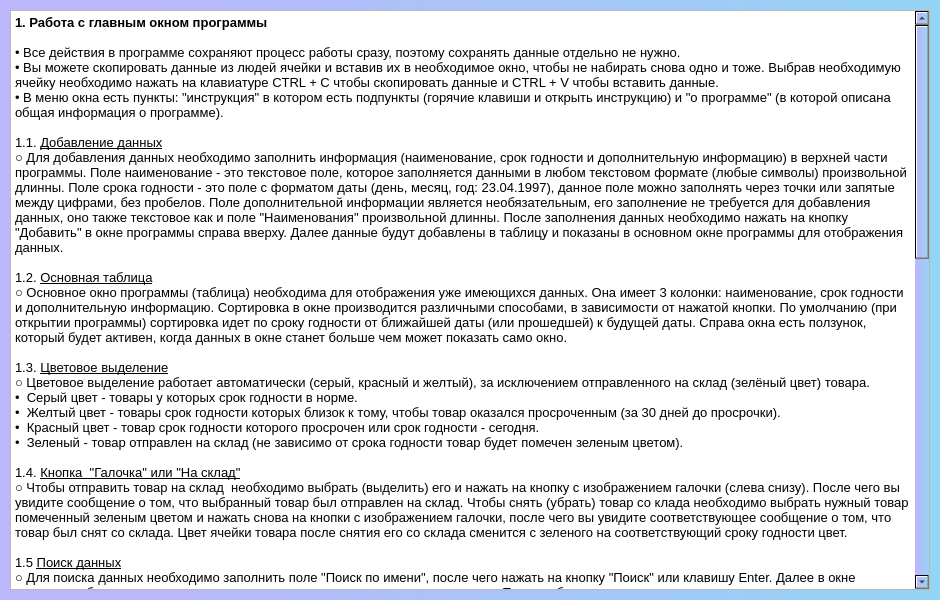
<?xml version="1.0" encoding="UTF-8"?>
<ui version="4.0">
 <class>Form</class>
 <widget class="QWidget" name="Form">
  <property name="geometry">
   <rect>
    <x>0</x>
    <y>0</y>
    <width>940</width>
    <height>600</height>
   </rect>
  </property>
  <property name="minimumSize">
   <size>
    <width>940</width>
    <height>600</height>
   </size>
  </property>
  <property name="maximumSize">
   <size>
    <width>940</width>
    <height>600</height>
   </size>
  </property>
  <property name="windowTitle">
   <string>Form</string>
  </property>
  <property name="styleSheet">
   <string notr="true">QWidget {
background-color: qlineargradient(spread:pad, x1:0, y1:0, x2:1, y2:0, stop:0.142045 rgba(187, 183, 250, 255), stop:1 rgba(148, 212, 245, 255));
}</string>
  </property>
  <widget class="QTextEdit" name="textEdit">
   <property name="geometry">
    <rect>
     <x>10</x>
     <y>10</y>
     <width>920</width>
     <height>580</height>
    </rect>
   </property>
   <property name="minimumSize">
    <size>
     <width>920</width>
     <height>580</height>
    </size>
   </property>
   <property name="maximumSize">
    <size>
     <width>920</width>
     <height>580</height>
    </size>
   </property>
   <property name="styleSheet">
    <string notr="true">background-color:none;</string>
   </property>
   <property name="html">
    <string>&lt;!DOCTYPE HTML PUBLIC &quot;-//W3C//DTD HTML 4.0//EN&quot; &quot;http://www.w3.org/TR/REC-html40/strict.dtd&quot;&gt;
&lt;html&gt;&lt;head&gt;&lt;meta name=&quot;qrichtext&quot; content=&quot;1&quot; /&gt;&lt;style type=&quot;text/css&quot;&gt;
p, li { white-space: pre-wrap; }
&lt;/style&gt;&lt;/head&gt;&lt;body style=&quot; font-family:'MS Shell Dlg 2'; font-size:8.25pt; font-weight:400; font-style:normal;&quot;&gt;
&lt;p style=&quot; margin-top:0px; margin-bottom:0px; margin-left:0px; margin-right:0px; -qt-block-indent:0; text-indent:0px;&quot;&gt;&lt;span style=&quot; font-size:10pt; font-weight:600;&quot;&gt;1. Работа с главным окном программы&lt;/span&gt;&lt;/p&gt;
&lt;p style=&quot;-qt-paragraph-type:empty; margin-top:0px; margin-bottom:0px; margin-left:0px; margin-right:0px; -qt-block-indent:0; text-indent:0px; font-size:10pt; font-weight:600;&quot;&gt;&lt;br /&gt;&lt;/p&gt;
&lt;p style=&quot; margin-top:0px; margin-bottom:0px; margin-left:0px; margin-right:0px; -qt-block-indent:0; text-indent:0px;&quot;&gt;&lt;span style=&quot; font-size:10pt;&quot;&gt;• Все действия в программе сохраняют процесс работы сразу, поэтому сохранять данные отдельно не нужно.&lt;/span&gt;&lt;/p&gt;
&lt;p style=&quot; margin-top:0px; margin-bottom:0px; margin-left:0px; margin-right:0px; -qt-block-indent:0; text-indent:0px;&quot;&gt;&lt;span style=&quot; font-size:10pt;&quot;&gt;• Вы можете скопировать данные из людей ячейки и вставив их в необходимое окно, чтобы не набирать снова одно и тоже. Выбрав необходимую ячейку необходимо нажать на клавиатуре CTRL + C чтобы скопировать данные и CTRL + V чтобы вставить данные.&lt;/span&gt;&lt;/p&gt;
&lt;p style=&quot; margin-top:0px; margin-bottom:0px; margin-left:0px; margin-right:0px; -qt-block-indent:0; text-indent:0px;&quot;&gt;&lt;span style=&quot; font-size:10pt;&quot;&gt;• В меню окна есть пункты: &amp;quot;инструкция&amp;quot; в котором есть подпункты (горячие клавиши и открыть инструкцию) и &amp;quot;о программе&amp;quot; (в которой описана общая информация о программе).&lt;/span&gt;&lt;/p&gt;
&lt;p style=&quot;-qt-paragraph-type:empty; margin-top:0px; margin-bottom:0px; margin-left:0px; margin-right:0px; -qt-block-indent:0; text-indent:0px; font-size:10pt;&quot;&gt;&lt;br /&gt;&lt;/p&gt;
&lt;p style=&quot; margin-top:0px; margin-bottom:0px; margin-left:0px; margin-right:0px; -qt-block-indent:0; text-indent:0px;&quot;&gt;&lt;span style=&quot; font-size:10pt;&quot;&gt;1.1. &lt;/span&gt;&lt;span style=&quot; font-size:10pt; text-decoration: underline;&quot;&gt;Добавление данных&lt;/span&gt;&lt;/p&gt;
&lt;p style=&quot; margin-top:0px; margin-bottom:0px; margin-left:0px; margin-right:0px; -qt-block-indent:0; text-indent:0px;&quot;&gt;&lt;span style=&quot; font-size:10pt;&quot;&gt;○ Для добавления данных необходимо заполнить информация (наименование, срок годности и дополнительную информацию) в верхней части программы. Поле наименование - это текстовое поле, которое заполняется данными в любом текстовом формате (любые символы) произвольной длинны. Поле срока годности - это поле с форматом даты (день, месяц, год: 23.04.1997), данное поле можно заполнять через точки или запятые между цифрами, без пробелов. Поле дополнительной информации является необязательным, его заполнение не требуется для добавления данных, оно также текстовое как и поле &amp;quot;Наименования&amp;quot; произвольной длинны. После заполнения данных необходимо нажать на кнопку &amp;quot;Добавить&amp;quot; в окне программы справа вверху. Далее данные будут добавлены в таблицу и показаны в основном окне программы для отображения данных. &lt;/span&gt;&lt;/p&gt;
&lt;p style=&quot;-qt-paragraph-type:empty; margin-top:0px; margin-bottom:0px; margin-left:0px; margin-right:0px; -qt-block-indent:0; text-indent:0px; font-size:10pt;&quot;&gt;&lt;br /&gt;&lt;/p&gt;
&lt;p style=&quot; margin-top:0px; margin-bottom:0px; margin-left:0px; margin-right:0px; -qt-block-indent:0; text-indent:0px;&quot;&gt;&lt;span style=&quot; font-size:10pt;&quot;&gt;1.2. &lt;/span&gt;&lt;span style=&quot; font-size:10pt; text-decoration: underline;&quot;&gt;Основная таблица&lt;/span&gt;&lt;/p&gt;
&lt;p style=&quot; margin-top:0px; margin-bottom:0px; margin-left:0px; margin-right:0px; -qt-block-indent:0; text-indent:0px;&quot;&gt;&lt;span style=&quot; font-size:10pt;&quot;&gt;○ Основное окно программы (таблица) необходима для отображения уже имеющихся данных. Она имеет 3 колонки: наименование, срок годности и дополнительную информацию. Сортировка в окне производится различными способами, в зависимости от нажатой кнопки. По умолчанию (при открытии программы) сортировка идет по сроку годности от ближайшей даты (или прошедшей) к будущей даты. Справа окна есть ползунок, который будет активен, когда данных в окне станет больше чем может показать само окно. &lt;/span&gt;&lt;/p&gt;
&lt;p style=&quot;-qt-paragraph-type:empty; margin-top:0px; margin-bottom:0px; margin-left:0px; margin-right:0px; -qt-block-indent:0; text-indent:0px; font-size:10pt;&quot;&gt;&lt;br /&gt;&lt;/p&gt;
&lt;p style=&quot; margin-top:0px; margin-bottom:0px; margin-left:0px; margin-right:0px; -qt-block-indent:0; text-indent:0px;&quot;&gt;&lt;span style=&quot; font-size:10pt;&quot;&gt;1.3. &lt;/span&gt;&lt;span style=&quot; font-size:10pt; text-decoration: underline;&quot;&gt;Цветовое выделение&lt;/span&gt;&lt;/p&gt;
&lt;p style=&quot; margin-top:0px; margin-bottom:0px; margin-left:0px; margin-right:0px; -qt-block-indent:0; text-indent:0px;&quot;&gt;&lt;span style=&quot; font-size:10pt;&quot;&gt;○ Цветовое выделение работает автоматически (серый, красный и желтый), за исключением отправленного на склад (зелёный цвет) товара.&lt;/span&gt;&lt;/p&gt;
&lt;p style=&quot; margin-top:0px; margin-bottom:0px; margin-left:0px; margin-right:0px; -qt-block-indent:0; text-indent:0px;&quot;&gt;&lt;span style=&quot; font-size:10pt;&quot;&gt;•  Серый цвет - товары у которых срок годности в норме. &lt;/span&gt;&lt;/p&gt;
&lt;p style=&quot; margin-top:0px; margin-bottom:0px; margin-left:0px; margin-right:0px; -qt-block-indent:0; text-indent:0px;&quot;&gt;&lt;span style=&quot; font-size:10pt;&quot;&gt;•  Желтый цвет - товары срок годности которых близок к тому, чтобы товар оказался просроченным (за 30 дней до просрочки).&lt;/span&gt;&lt;/p&gt;
&lt;p style=&quot; margin-top:0px; margin-bottom:0px; margin-left:0px; margin-right:0px; -qt-block-indent:0; text-indent:0px;&quot;&gt;&lt;span style=&quot; font-size:10pt;&quot;&gt;•  Красный цвет - товар срок годности которого просрочен или срок годности - сегодня. &lt;/span&gt;&lt;/p&gt;
&lt;p style=&quot; margin-top:0px; margin-bottom:0px; margin-left:0px; margin-right:0px; -qt-block-indent:0; text-indent:0px;&quot;&gt;&lt;span style=&quot; font-size:10pt;&quot;&gt;•  Зеленый - товар отправлен на склад (не зависимо от срока годности товар будет помечен зеленым цветом).&lt;/span&gt;&lt;/p&gt;
&lt;p style=&quot;-qt-paragraph-type:empty; margin-top:0px; margin-bottom:0px; margin-left:0px; margin-right:0px; -qt-block-indent:0; text-indent:0px; font-size:10pt;&quot;&gt;&lt;br /&gt;&lt;/p&gt;
&lt;p style=&quot; margin-top:0px; margin-bottom:0px; margin-left:0px; margin-right:0px; -qt-block-indent:0; text-indent:0px;&quot;&gt;&lt;span style=&quot; font-size:10pt;&quot;&gt;1.4. &lt;/span&gt;&lt;span style=&quot; font-size:10pt; text-decoration: underline;&quot;&gt;Кнопка  &amp;quot;Галочка&amp;quot; или &amp;quot;На склад&amp;quot;&lt;/span&gt;&lt;/p&gt;
&lt;p style=&quot; margin-top:0px; margin-bottom:0px; margin-left:0px; margin-right:0px; -qt-block-indent:0; text-indent:0px;&quot;&gt;&lt;span style=&quot; font-size:10pt;&quot;&gt;○ Чтобы отправить товар на склад  необходимо выбрать (выделить) его и нажать на кнопку с изображением галочки (слева снизу). После чего вы увидите сообщение о том, что выбранный товар был отправлен на склад. Чтобы снять (убрать) товар со клада необходимо выбрать нужный товар помеченный зеленым цветом и нажать снова на кнопки с изображением галочки, после чего вы увидите соответствующее сообщение о том, что товар был снят со склада. Цвет ячейки товара после снятия его со склада сменится с зеленого на соответствующий сроку годности цвет. &lt;/span&gt;&lt;/p&gt;
&lt;p style=&quot;-qt-paragraph-type:empty; margin-top:0px; margin-bottom:0px; margin-left:0px; margin-right:0px; -qt-block-indent:0; text-indent:0px; font-size:10pt;&quot;&gt;&lt;br /&gt;&lt;/p&gt;
&lt;p style=&quot; margin-top:0px; margin-bottom:0px; margin-left:0px; margin-right:0px; -qt-block-indent:0; text-indent:0px;&quot;&gt;&lt;span style=&quot; font-size:10pt;&quot;&gt;1.5 &lt;/span&gt;&lt;span style=&quot; font-size:10pt; text-decoration: underline;&quot;&gt;Поиск данных&lt;/span&gt;&lt;/p&gt;
&lt;p style=&quot; margin-top:0px; margin-bottom:0px; margin-left:0px; margin-right:0px; -qt-block-indent:0; text-indent:0px;&quot;&gt;&lt;span style=&quot; font-size:10pt;&quot;&gt;○ Для поиска данных необходимо заполнить поле &amp;quot;Поиск по имени&amp;quot;, после чего нажать на кнопку &amp;quot;Поиск&amp;quot; или клавишу Enter. Далее в окне программы будут выведены все строки данных, которые удовлетворяют описку. Поиск работает по принципу поиска подстроки в строке, т.е. в строке Молоко &amp;quot;Коровий луг&amp;quot; подстрокой является все элементы произвольной длинны находящиеся в необходимом порядке в строке, такие как - мол, молоко, кор, луг и др. элементы содержащиеся в строке. Если нажать на кнопку &amp;quot;Поиск&amp;quot; при пустом (не заполненном) поле наименования, то в этом случае вы увидите все данные таблицы.&lt;/span&gt;&lt;/p&gt;
&lt;p style=&quot; margin-top:0px; margin-bottom:0px; margin-left:0px; margin-right:0px; -qt-block-indent:0; text-indent:0px;&quot;&gt;&lt;span style=&quot; font-size:10pt;&quot;&gt;○ Для поиска всех товаров находящихся на складе необходимо в поле поиска указать: &amp;quot;!на складе&amp;quot; или &amp;quot;#на складе&amp;quot;. После чего нажать на соответствующую кнопку поиска. Далее в основном окне программы вы увидите все товары отмеченные зеленым цветом, что говорит нам о том, что данные товары находятся на складе.&lt;/span&gt;&lt;/p&gt;
&lt;p style=&quot;-qt-paragraph-type:empty; margin-top:0px; margin-bottom:0px; margin-left:0px; margin-right:0px; -qt-block-indent:0; text-indent:0px; font-size:10pt;&quot;&gt;&lt;br /&gt;&lt;/p&gt;
&lt;p style=&quot; margin-top:0px; margin-bottom:0px; margin-left:0px; margin-right:0px; -qt-block-indent:0; text-indent:0px;&quot;&gt;&lt;span style=&quot; font-size:10pt;&quot;&gt;1.6. &lt;/span&gt;&lt;span style=&quot; font-size:10pt; text-decoration: underline;&quot;&gt;Сортировка данных (кнопки: по наименованию, по сроку годности и домой)&lt;/span&gt;&lt;/p&gt;
&lt;p style=&quot; margin-top:0px; margin-bottom:0px; margin-left:0px; margin-right:0px; -qt-block-indent:0; text-indent:0px;&quot;&gt;&lt;span style=&quot; font-size:10pt;&quot;&gt;•  Кнопка &amp;quot;По наименованию&amp;quot; работает в двух направлениях, т.е. при первом нажатии на нее произойдет сортировка от A-Я (сначала идут наименования на латинице от A-Z, после чего идут наименования на кириллицы А-Я). Если же нажать на нее второй раз, то порядок сортировки будет обратным от Я-А. &lt;/span&gt;&lt;/p&gt;
&lt;p style=&quot; margin-top:0px; margin-bottom:0px; margin-left:0px; margin-right:0px; -qt-block-indent:0; text-indent:0px;&quot;&gt;&lt;span style=&quot; font-size:10pt;&quot;&gt;•  Кнопка &amp;quot;По сроку годности&amp;quot;  работает в двух направлениях, т.е. при первом нажатии на нее произойдет сортировка (по умолчанию) от ближайшей (или прошедшей) даты до будущей (дальней) даты. Если же нажать на нее второй раз, то порядок сортировки будет обратным от будущей даты к прошедшей. &lt;/span&gt;&lt;/p&gt;
&lt;p style=&quot; margin-top:0px; margin-bottom:0px; margin-left:0px; margin-right:0px; -qt-block-indent:0; text-indent:0px;&quot;&gt;&lt;span style=&quot; font-size:10pt;&quot;&gt;•  Кнопка &amp;quot;Домой&amp;quot; сортирует данные по прядку добавления их в таблицу от первого к последнему добавленному элементу. &lt;/span&gt;&lt;/p&gt;
&lt;p style=&quot;-qt-paragraph-type:empty; margin-top:0px; margin-bottom:0px; margin-left:0px; margin-right:0px; -qt-block-indent:0; text-indent:0px; font-size:10pt;&quot;&gt;&lt;br /&gt;&lt;/p&gt;
&lt;p style=&quot; margin-top:0px; margin-bottom:0px; margin-left:0px; margin-right:0px; -qt-block-indent:0; text-indent:0px;&quot;&gt;&lt;span style=&quot; font-size:10pt;&quot;&gt;1.7. &lt;/span&gt;&lt;span style=&quot; font-size:10pt; text-decoration: underline;&quot;&gt;Удаление данных&lt;/span&gt;&lt;/p&gt;
&lt;p style=&quot; margin-top:0px; margin-bottom:0px; margin-left:0px; margin-right:0px; -qt-block-indent:0; text-indent:0px;&quot;&gt;&lt;span style=&quot; font-size:10pt;&quot;&gt;° Для удаления данных необходимо выбрать (выделить) строку данных, которые необходимо удалить. После чего нужно нажать на кнопку &amp;quot;Удалить&amp;quot;. Далее вы увидите окно с сообщение для подтверждения, в котором будет описана строка данных (наименование и срок годности) для удаления. После подтверждения вопроса (кнопка &amp;quot;Yes&amp;quot;) будет произведено удаление данных из таблицы, после чего данная строка будет перемещена в таблицу с историей. &lt;/span&gt;&lt;/p&gt;
&lt;p style=&quot;-qt-paragraph-type:empty; margin-top:0px; margin-bottom:0px; margin-left:0px; margin-right:0px; -qt-block-indent:0; text-indent:0px; font-size:10pt;&quot;&gt;&lt;br /&gt;&lt;/p&gt;
&lt;p style=&quot; margin-top:0px; margin-bottom:0px; margin-left:0px; margin-right:0px; -qt-block-indent:0; text-indent:0px;&quot;&gt;&lt;span style=&quot; font-size:10pt;&quot;&gt;1.8. &lt;/span&gt;&lt;span style=&quot; font-size:10pt; text-decoration: underline;&quot;&gt;Просмотр истории&lt;/span&gt;&lt;/p&gt;
&lt;p style=&quot; margin-top:0px; margin-bottom:0px; margin-left:0px; margin-right:0px; -qt-block-indent:0; text-indent:0px;&quot;&gt;&lt;span style=&quot; font-size:10pt;&quot;&gt;○ Для перехода в окно истории необходимо нажать на кнопку &amp;quot;История&amp;quot;. Дальнейшие действия описаны в пункте 2 (ниже).&lt;/span&gt;&lt;/p&gt;
&lt;p style=&quot;-qt-paragraph-type:empty; margin-top:0px; margin-bottom:0px; margin-left:0px; margin-right:0px; -qt-block-indent:0; text-indent:0px; font-size:10pt;&quot;&gt;&lt;br /&gt;&lt;/p&gt;
&lt;p style=&quot; margin-top:0px; margin-bottom:0px; margin-left:0px; margin-right:0px; -qt-block-indent:0; text-indent:0px;&quot;&gt;&lt;span style=&quot; font-size:10pt;&quot;&gt;1.9. &lt;/span&gt;&lt;span style=&quot; font-size:10pt; text-decoration: underline;&quot;&gt;Выход из программы&lt;/span&gt;&lt;/p&gt;
&lt;p style=&quot; margin-top:0px; margin-bottom:0px; margin-left:0px; margin-right:0px; -qt-block-indent:0; text-indent:0px;&quot;&gt;&lt;span style=&quot; font-size:10pt;&quot;&gt;○ Для выхода из программы необходимо нажать на кнопку &amp;quot;Выход&amp;quot; или нажать на клавишу ESC или закрыть нажав на крестик в верхнем правом углу окна.&lt;/span&gt;&lt;/p&gt;
&lt;p style=&quot;-qt-paragraph-type:empty; margin-top:0px; margin-bottom:0px; margin-left:0px; margin-right:0px; -qt-block-indent:0; text-indent:0px; font-size:10pt;&quot;&gt;&lt;br /&gt;&lt;/p&gt;
&lt;p style=&quot;-qt-paragraph-type:empty; margin-top:0px; margin-bottom:0px; margin-left:0px; margin-right:0px; -qt-block-indent:0; text-indent:0px; font-size:10pt;&quot;&gt;&lt;br /&gt;&lt;/p&gt;
&lt;p style=&quot; margin-top:0px; margin-bottom:0px; margin-left:0px; margin-right:0px; -qt-block-indent:0; text-indent:0px;&quot;&gt;&lt;span style=&quot; font-size:10pt; font-weight:600;&quot;&gt;2. Работа с вторичным окном программы - История&lt;/span&gt;&lt;/p&gt;
&lt;p style=&quot;-qt-paragraph-type:empty; margin-top:0px; margin-bottom:0px; margin-left:0px; margin-right:0px; -qt-block-indent:0; text-indent:0px; font-size:10pt;&quot;&gt;&lt;br /&gt;&lt;/p&gt;
&lt;p style=&quot; margin-top:0px; margin-bottom:0px; margin-left:0px; margin-right:0px; -qt-block-indent:0; text-indent:0px;&quot;&gt;&lt;span style=&quot; font-size:10pt;&quot;&gt;2.1. &lt;/span&gt;&lt;span style=&quot; font-size:10pt; text-decoration: underline;&quot;&gt;Таблица истории&lt;/span&gt;&lt;/p&gt;
&lt;p style=&quot; margin-top:0px; margin-bottom:0px; margin-left:0px; margin-right:0px; -qt-block-indent:0; text-indent:0px;&quot;&gt;&lt;span style=&quot; font-size:10pt;&quot;&gt;○ В ней отображаются ранее удаленные элементы в порядке их удаления. В таблице имеются 4 столбца: наименование, срок годности, дата удаления, дополнительная информация. Дата удаления формируется автоматически. Цветовое выделение такое же как и в главном окне (читать п.1.3.) за исключением зеленого цвета, т.к. данное окно предполагает что товар списан полностью и не находится на складе. &lt;/span&gt;&lt;/p&gt;
&lt;p style=&quot;-qt-paragraph-type:empty; margin-top:0px; margin-bottom:0px; margin-left:0px; margin-right:0px; -qt-block-indent:0; text-indent:0px; font-size:10pt;&quot;&gt;&lt;br /&gt;&lt;/p&gt;
&lt;p style=&quot; margin-top:0px; margin-bottom:0px; margin-left:0px; margin-right:0px; -qt-block-indent:0; text-indent:0px;&quot;&gt;&lt;span style=&quot; font-size:10pt;&quot;&gt;2.1 &lt;/span&gt;&lt;span style=&quot; font-size:10pt; text-decoration: underline;&quot;&gt;Поиск данных в истории&lt;/span&gt;&lt;/p&gt;
&lt;p style=&quot; margin-top:0px; margin-bottom:0px; margin-left:0px; margin-right:0px; -qt-block-indent:0; text-indent:0px;&quot;&gt;&lt;span style=&quot; font-size:10pt;&quot;&gt;○ Для поиска данных необходимо заполнить поле &amp;quot;Поиск по имени&amp;quot;, после чего нажать на кнопку &amp;quot;Поиск&amp;quot; или клавишу Enter. Далее в окне программы будут выведены все строки данных, которые удовлетворяют описку. Поиск работает по принципу поиска подстроки в строке, т.е. в строке Молоко &amp;quot;Коровий луг&amp;quot; подстрокой является все элементы произвольной длинны находящиеся в необходимом порядке в строке, такие как - мол, молоко, кор, луг и др. элементы содержащиеся в строке. Если нажать на кнопку &amp;quot;Поиск&amp;quot; при пустом (не заполненном) поле наименования, то в этом случае вы увидите все данные таблицы.&lt;/span&gt;&lt;/p&gt;
&lt;p style=&quot;-qt-paragraph-type:empty; margin-top:0px; margin-bottom:0px; margin-left:0px; margin-right:0px; -qt-block-indent:0; text-indent:0px; font-size:10pt;&quot;&gt;&lt;br /&gt;&lt;/p&gt;
&lt;p style=&quot; margin-top:0px; margin-bottom:0px; margin-left:0px; margin-right:0px; -qt-block-indent:0; text-indent:0px;&quot;&gt;&lt;span style=&quot; font-size:10pt;&quot;&gt;2.2. &lt;/span&gt;&lt;span style=&quot; font-size:10pt; text-decoration: underline;&quot;&gt;Показать все данные таблицы истории&lt;/span&gt;&lt;/p&gt;
&lt;p style=&quot; margin-top:0px; margin-bottom:0px; margin-left:0px; margin-right:0px; -qt-block-indent:0; text-indent:0px;&quot;&gt;&lt;span style=&quot; font-size:10pt;&quot;&gt;○ Кнопка &amp;quot;Домой&amp;quot; возвращает вас к полному списку истории, можно использовать после просмотра истории. &lt;/span&gt;&lt;/p&gt;
&lt;p style=&quot;-qt-paragraph-type:empty; margin-top:0px; margin-bottom:0px; margin-left:0px; margin-right:0px; -qt-block-indent:0; text-indent:0px; font-size:10pt;&quot;&gt;&lt;br /&gt;&lt;/p&gt;
&lt;p style=&quot; margin-top:0px; margin-bottom:0px; margin-left:0px; margin-right:0px; -qt-block-indent:0; text-indent:0px;&quot;&gt;&lt;span style=&quot; font-size:10pt;&quot;&gt;2.3. &lt;/span&gt;&lt;span style=&quot; font-size:10pt; text-decoration: underline;&quot;&gt;Закрытие окна истории&lt;/span&gt;&lt;/p&gt;
&lt;p style=&quot; margin-top:0px; margin-bottom:0px; margin-left:0px; margin-right:0px; -qt-block-indent:0; text-indent:0px;&quot;&gt;&lt;span style=&quot; font-size:10pt;&quot;&gt;○ Для выхода (закрытия) окна необходимо нажать на кнопку &amp;quot;Назад&amp;quot;, которая возвращает вас к главному окну программы и закрывает окно истории или же такую же функция выполнит крестик, закрывающий данное окно.&lt;/span&gt;&lt;/p&gt;
&lt;p style=&quot;-qt-paragraph-type:empty; margin-top:0px; margin-bottom:0px; margin-left:0px; margin-right:0px; -qt-block-indent:0; text-indent:0px; font-size:10pt;&quot;&gt;&lt;br /&gt;&lt;/p&gt;&lt;/body&gt;&lt;/html&gt;</string>
   </property>
  </widget>
 </widget>
 <resources/>
 <connections/>
</ui>
